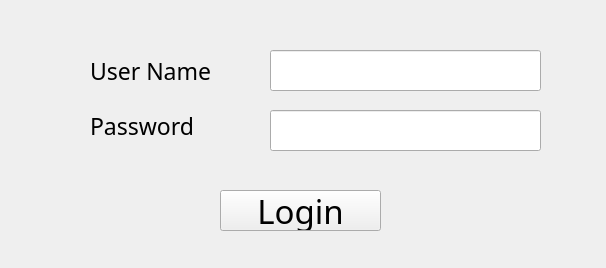
<?xml version="1.0" encoding="UTF-8"?>
<ui version="4.0">
 <class>Form</class>
 <widget class="QWidget" name="Form">
  <property name="geometry">
   <rect>
    <x>0</x>
    <y>0</y>
    <width>606</width>
    <height>268</height>
   </rect>
  </property>
  <property name="windowTitle">
   <string>Form</string>
  </property>
  <widget class="QLineEdit" name="lineEdit">
   <property name="geometry">
    <rect>
     <x>270</x>
     <y>50</y>
     <width>271</width>
     <height>41</height>
    </rect>
   </property>
  </widget>
  <widget class="QLineEdit" name="lineEdit_2">
   <property name="geometry">
    <rect>
     <x>270</x>
     <y>110</y>
     <width>271</width>
     <height>41</height>
    </rect>
   </property>
  </widget>
  <widget class="QLabel" name="label">
   <property name="geometry">
    <rect>
     <x>90</x>
     <y>50</y>
     <width>121</width>
     <height>41</height>
    </rect>
   </property>
   <property name="font">
    <font>
     <family>Impact</family>
     <pointsize>17</pointsize>
    </font>
   </property>
   <property name="text">
    <string>User Name</string>
   </property>
  </widget>
  <widget class="QLabel" name="label_2">
   <property name="geometry">
    <rect>
     <x>90</x>
     <y>100</y>
     <width>131</width>
     <height>51</height>
    </rect>
   </property>
   <property name="font">
    <font>
     <family>Impact</family>
     <pointsize>17</pointsize>
    </font>
   </property>
   <property name="text">
    <string>Password</string>
   </property>
  </widget>
  <widget class="QPushButton" name="pushButton">
   <property name="geometry">
    <rect>
     <x>220</x>
     <y>190</y>
     <width>161</width>
     <height>41</height>
    </rect>
   </property>
   <property name="font">
    <font>
     <family>Impact</family>
     <pointsize>25</pointsize>
    </font>
   </property>
   <property name="text">
    <string>Login</string>
   </property>
  </widget>
 </widget>
 <resources/>
 <connections/>
</ui>
